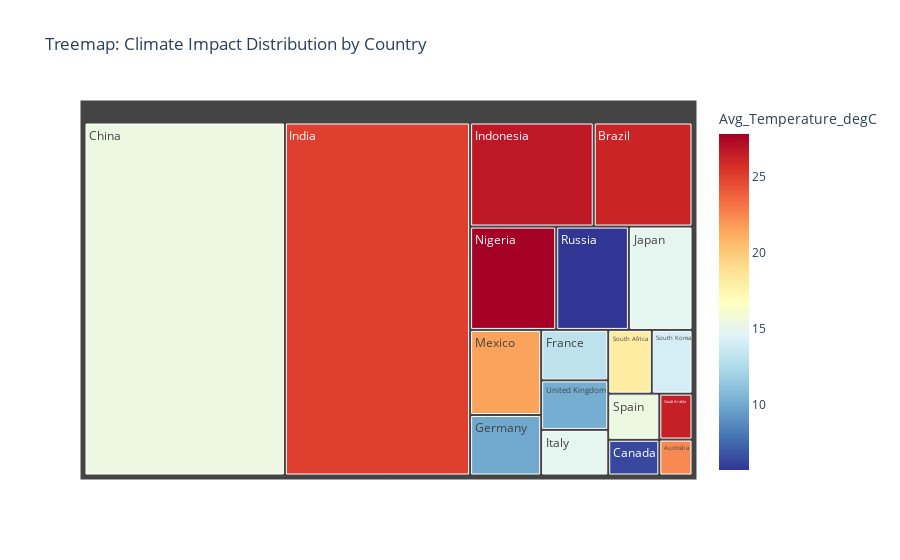
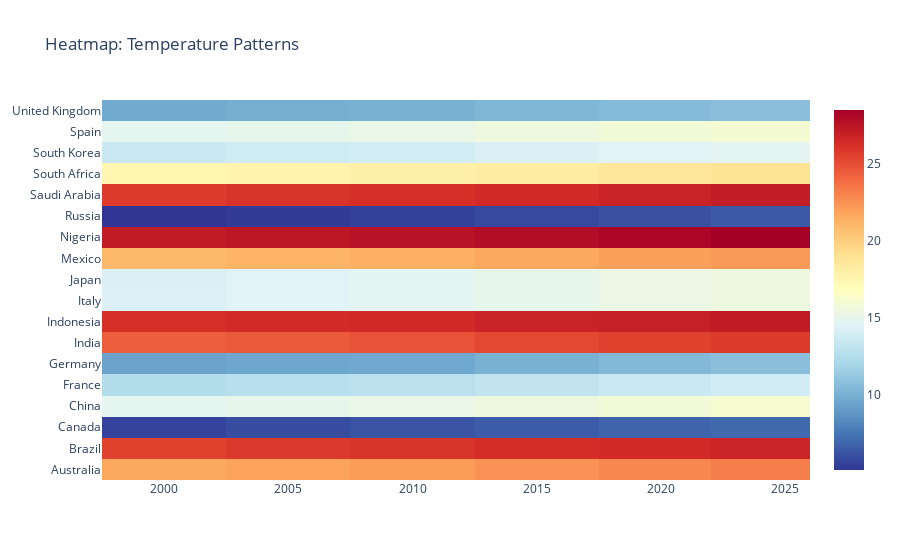
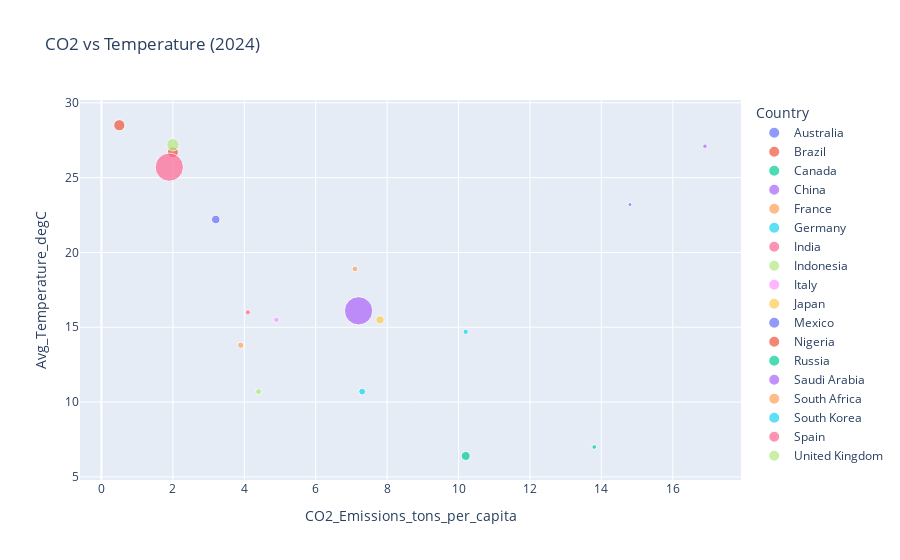
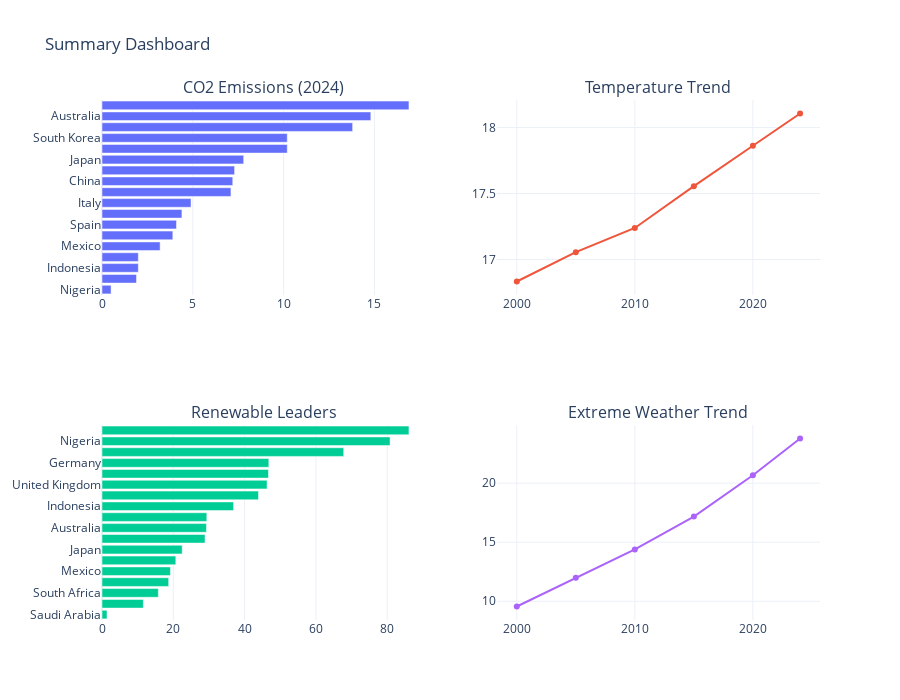

Notebook source saved alongside these figures, in order:
### Code cell
"""
CLIMATE CHANGE VISUALIZATION DASHBOARD  
Auto-export version for GitHub visibility
"""

import pandas as pd
import numpy as np
import plotly.graph_objects as go
import plotly.express as px
from plotly.subplots import make_subplots
from IPython.display import Image, display
import os, subprocess, sys, pkgutil

# --------------------------------------------------------------------
# Auto folder creation for PNG/HTML exports
# --------------------------------------------------------------------
os.makedirs("exports", exist_ok=True)


# --------------------------------------------------------------------
# AUTO PNG EXPORT ENGINE
# --------------------------------------------------------------------
def ensure_kaleido_installed():
    """Auto-installs Kaleido if missing."""
    if pkgutil.find_loader("kaleido") is None:
        print("[INFO] Kaleido missing — installing...")
        try:
            subprocess.check_call([sys.executable, "-m", "pip", "install", "kaleido"])
            print("[INFO] Kaleido installed successfully.")
            return True
        except Exception:
            print("[ERROR] Kaleido installation failed.")
            return False
    return True


def show_and_save(fig, name):
    """
    Saves visualization as PNG + HTML for GitHub visibility.
    Auto-installs Kaleido if missing and retries PNG export.
    """
    safe_name = name.replace(".", "").replace(" ", "_")
    png_path = f"exports/{safe_name}.png"
    html_path = f"exports/{safe_name}.html"

    # Try PNG export
    try:
        fig.write_image(png_path)
        print(f"[INFO] PNG saved: {png_path}")
    except Exception:
        print(f"[WARN] PNG export failed — attempting Kaleido auto-install...")
        if ensure_kaleido_installed():
            try:
                fig.write_image(png_path)
                print("[INFO] PNG successfully created on retry ✔")
            except Exception:
                print("[WARN] PNG skipped — export still failed")

    # Always export interactive HTML
    try:
        fig.write_html(html_path)
        print(f"[INFO] HTML saved: {html_path}")
    except Exception as e:
        print(f"[ERROR] Failed to save HTML: {e}")

    # Show interactive version
    fig.show()

    # Display static fallback PNG
    if os.path.exists(png_path):
        display(Image(png_path))
    else:
        print("[NOTE] PNG unavailable — GitHub cannot embed this chart.")


# --------------------------------------------------------------------
# LOAD DATA
# --------------------------------------------------------------------
df = pd.read_csv("update_temperature.csv")


# --------------------------------------------------------------------
# DASHBOARD CLASS
# --------------------------------------------------------------------
class ClimateDashboard:

    def __init__(self, dataset):
        self.data = dataset
        self.setup_design()

    def setup_design(self):
        """Configure colors used in all visuals"""
        self.color_palette = {
            'temperature': '#E74C3C',
            'co2': '#2C3E50',
            'sea_level': '#3498DB',
            'extreme_events': '#F39C12',
            'renewable': '#27AE60',
            'forest': '#228B22'
        }

    # ----------------------------------------------------------------
    # VISUALIZATION FUNCTIONS
    # ----------------------------------------------------------------

    def create_treemap_distribution(self):
        treemap_data = self.data.groupby(['Country']).agg({
            'Population': 'mean',
            'Avg_Temperature_degC': 'mean',
            'CO2_Emissions_tons_per_capita': 'mean',
            'Extreme_Weather_Events': 'mean',
            'Renewable_Energy_pct': 'mean',
            'Forest_Area_pct': 'mean'
        }).reset_index()

        fig = px.treemap(
            treemap_data,
            path=['Country'],
            values='Population',
            color='Avg_Temperature_degC',
            color_continuous_scale='RdYlBu_r',
            title=' Treemap: Climate Impact Distribution by Country'
        )
        fig.update_layout(template="plotly_white")
        return fig


    def create_temperature_heatmap(self):
        heatmap_data = self.data.groupby(['Country', 'Year']).agg({
            'Avg_Temperature_degC': 'mean'
        }).reset_index()

        temp_matrix = heatmap_data.pivot(index="Country", columns="Year",
                                         values="Avg_Temperature_degC").fillna(0)

        fig = go.Figure(go.Heatmap(
            z=temp_matrix.values,
            x=temp_matrix.columns,
            y=temp_matrix.index,
            colorscale="RdYlBu_r",
            text=temp_matrix.values,
            hoverinfo="x+y+z"
        ))
        fig.update_layout(title=" Heatmap: Temperature Patterns", template="plotly_white")
        return fig


    def create_correlation_scatter(self):
        latest = self.data[self.data['Year'] == 2024] \
            .groupby("Country").first().reset_index()

        fig = px.scatter(
            latest,
            x="CO2_Emissions_tons_per_capita",
            y="Avg_Temperature_degC",
            size="Population",
            color="Country",
            title=" CO2 vs Temperature (2024)"
        )
        return fig


    def create_summary_dashboard(self):
        latest = self.data[self.data['Year'] == 2024] \
            .groupby("Country").first().reset_index()

        fig = make_subplots(
            rows=2, cols=2,
            subplot_titles=(
                "CO2 Emissions (2024)",
                "Temperature Trend",
                "Renewable Leaders",
                "Extreme Weather Trend"
            ),
            specs=[[{"type": "bar"}, {"type": "xy"}],
                   [{"type": "bar"}, {"type": "xy"}]]
        )

        # Panel 1
        co2_sorted = latest.sort_values("CO2_Emissions_tons_per_capita", ascending=True)
        fig.add_trace(go.Bar(
            x=co2_sorted["CO2_Emissions_tons_per_capita"],
            y=co2_sorted["Country"],
            orientation="h",
        ), row=1, col=1)

        # Panel 2
        temp_trend = self.data.groupby("Year")["Avg_Temperature_degC"].mean()
        fig.add_trace(go.Scatter(
            x=temp_trend.index, y=temp_trend.values, mode="lines+markers"),
            row=1, col=2
        )

        # Panel 3
        renewable_sorted = latest.sort_values("Renewable_Energy_pct", ascending=True)
        fig.add_trace(go.Bar(
            x=renewable_sorted["Renewable_Energy_pct"],
            y=renewable_sorted["Country"],
            orientation="h",
        ), row=2, col=1)

        # Panel 4
        events = self.data.groupby("Year")["Extreme_Weather_Events"].mean()
        fig.add_trace(go.Scatter(
            x=events.index, y=events.values, mode="lines+markers"),
            row=2, col=2
        )

        fig.update_layout(
            height=700,
            title=" Summary Dashboard",
            showlegend=False,
            template="plotly_white"
        )
        return fig


    def create_comparative_analysis(self):
        latest = self.data[self.data['Year'] == 2024] \
            .groupby("Country").first().reset_index()

        fig = make_subplots(
            rows=2, cols=2,
            subplot_titles=(
                "Population Treemap",
                "CO₂ vs Temperature",
                "Top Renewable Leaders",
                "Sea Level Trend"
            ),
            specs=[
                [{"type": "domain"}, {"type": "xy"}],
                [{"type": "xy"}, {"type": "xy"}]
            ],
            vertical_spacing=0.15
        )

        # Panel 1: Treemap
        fig.add_trace(go.Treemap(
            labels=latest["Country"],
            parents=[""] * len(latest),
            values=latest["Population"]
        ), row=1, col=1)

        # Panel 2: Scatter
        fig.add_trace(go.Scatter(
            x=latest["CO2_Emissions_tons_per_capita"],
            y=latest["Avg_Temperature_degC"],
            mode="markers"
        ), row=1, col=2)

        # Panel 3: Renewable bar
        top = latest.nlargest(10, "Renewable_Energy_pct")
        fig.add_trace(go.Bar(
            x=top["Renewable_Energy_pct"],
            y=top["Country"],
            orientation="h"
        ), row=2, col=1)

        # Panel 4: Sea level trend
        sea = self.data.groupby("Year")["Sea_Level_Rise_mm"].mean()
        fig.add_trace(go.Scatter(
            x=sea.index, y=sea.values, mode="lines+markers"
        ), row=2, col=2)

        fig.update_layout(
            height=750,
            title=" Comparative Dashboard",
            template="plotly_white",
            showlegend=False
        )
        return fig


    def create_risk_assessment_matrix(self):
        latest = self.data[self.data['Year'] == 2024] \
            .groupby("Country").first().reset_index()

        latest["Temp_Risk"] = pd.cut(
            latest["Avg_Temperature_degC"],
            bins=[0, 15, 25, 35],
            labels=["Low", "Medium", "High"]
        )

        latest["CO2_Risk"] = pd.cut(
            latest["CO2_Emissions_tons_per_capita"],
            bins=[0, 5, 10, 30],
            labels=["Low", "Medium", "High"]
        )

        risk_matrix = latest.pivot_table(
            index="Temp_Risk",
            columns="CO2_Risk",
            values="Country",
            aggfunc="count",
            fill_value=0
        )

        fig = go.Figure(go.Heatmap(
            z=risk_matrix.values,
            x=risk_matrix.columns,
            y=risk_matrix.index,
            colorscale="RdYlBu_r"
        ))
        fig.update_layout(title=" Risk Assessment Matrix", template="plotly_white")
        return fig


    def create_renewable_energy_trends(self):
        renewable = self.data.groupby("Year")["Renewable_Energy_pct"].mean()

        fig = go.Figure(go.Scatter(
            x=renewable.index,
            y=renewable.values,
            mode="lines+markers"
        ))
        fig.update_layout(title=" Global Renewable Energy Trends", template="plotly_white")
        return fig


    # ----------------------------------------------------------------
    # DISPLAY + EXPORT MASTER FUNCTION
    # ----------------------------------------------------------------

    def display_all_analysis(self):
        print("=" * 90)
        print(" CLIMATE CHANGE VISUALIZATION DASHBOARD - AUTO EXPORT VERSION")
        print("=" * 90)

        visualizations = [
            ("Treemap Distribution", self.create_treemap_distribution),
            ("Temperature Heatmap", self.create_temperature_heatmap),
            ("CO2 vs Temperature Scatter", self.create_correlation_scatter),
            ("Summary Dashboard", self.create_summary_dashboard),
            ("Comparative Dashboard", self.create_comparative_analysis),
            ("Risk Assessment Matrix", self.create_risk_assessment_matrix),
            ("Renewable Energy Trend", self.create_renewable_energy_trends)
        ]

        for title, func in visualizations:
            print(f"\n Generating: {title} ...")
            try:
                fig = func()
                show_and_save(fig, title)
            except Exception as e:
                print(f"[ERROR] Failed: {title} — {str(e)}")

        print("\n✔ All exports saved in /exports folder")
        print("=" * 90)


# --------------------------------------------------------------------
# EXECUTE DASHBOARD
# --------------------------------------------------------------------
if __name__ == "__main__":
    analyzer = ClimateDashboard(df)
    analyzer.display_all_analysis()

### Figure 1 — Plotly figure (JSON) as saved in the notebook; plotly's stock layout.template omitted (floating-point values rounded to 4 significant figures)
{"data": [{"branchvalues": "total", "customdata": [[22.38], [26.13], [6.333], [15.4], [13.07], [9.917], [25.03], [26.68], [14.88], [14.87], [21.58], [27.8], [5.7], [26.38], [18.13], [14.08], [15.38], [10.18]], "domain": {"x": [0, 1], "y": [0, 1]}, "hovertemplate": "labels=%{label}<br>Population=%{value}<br>parent=%{parent}<br>id=%{id}<br>Avg_Temperature_degC=%{color}<extra></extra>", "ids": ["Australia", "Brazil", "Canada", "China", "France", "Germany", "India", "Indonesia", "Italy", "Japan", "Mexico", "Nigeria", "Russia", "Saudi Arabia", "South Africa", "South Korea", "Spain", "United Kingdom"], "labels": ["Australia", "Brazil", "Canada", "China", "France", "Germany", "India", "Indonesia", "Italy", "Japan", "Mexico", "Nigeria", "Russia", "Saudi Arabia", "South Africa", "South Korea", "Spain", "United Kingdom"], "marker": {"coloraxis": "coloraxis", "colors": [22.38, 26.13, 6.333, 15.4, 13.07, 9.917, 25.03, 26.68, 14.88, 14.87, 21.58, 27.8, 5.7, 26.38, 18.13, 14.08, 15.38, 10.18]}, "name": "", "parents": ["", "", "", "", "", "", "", "", "", "", "", "", "", "", "", "", "", ""], "type": "treemap", "values": [22960000.0, 197800000.0, 35100000.0, 1362000000.0, 65150000.0, 82750000.0, 1258000000.0, 247600000.0, 58930000.0, 126500000.0, 116400000.0, 171300000.0, 144600000.0, 29330000.0, 53440000.0, 49920000.0, 45380000.0, 63900000.0]}], "layout": {"coloraxis": {"colorbar": {"title": {"text": "Avg_Temperature_degC"}}, "colorscale": [[0, "rgb(49,54,149)"], [0.1, "rgb(69,117,180)"], [0.2, "rgb(116,173,209)"], [0.3, "rgb(171,217,233)"], [0.4, "rgb(224,243,248)"], [0.5, "rgb(255,255,191)"], [0.6, "rgb(254,224,144)"], [0.7, "rgb(253,174,97)"], [0.8, "rgb(244,109,67)"], [0.9, "rgb(215,48,39)"], [1, "rgb(165,0,38)"]]}, "legend": {"tracegroupgap": 0}, "title": {"text": " Treemap: Climate Impact Distribution by Country"}}}

### Figure 2 — Plotly figure (JSON) as saved in the notebook; plotly's stock layout.template omitted (floating-point values rounded to 4 significant figures)
{"data": [{"colorscale": [[0, "rgb(49,54,149)"], [0.1, "rgb(69,117,180)"], [0.2, "rgb(116,173,209)"], [0.3, "rgb(171,217,233)"], [0.4, "rgb(224,243,248)"], [0.5, "rgb(255,255,191)"], [0.6, "rgb(254,224,144)"], [0.7, "rgb(253,174,97)"], [0.8, "rgb(244,109,67)"], [0.9, "rgb(215,48,39)"], [1, "rgb(165,0,38)"]], "hoverinfo": "x+y+z", "text": [[21.7, 21.9, 22.1, 22.5, 22.9, 23.2], [25.5, 25.8, 26.0, 26.3, 26.5, 26.7], [5.6, 5.9, 6.2, 6.5, 6.8, 7.0], [14.8, 15.0, 15.2, 15.5, 15.8, 16.1], [12.5, 12.7, 12.8, 13.1, 13.5, 13.8], [9.3, 9.5, 9.6, 10.0, 10.4, 10.7], [24.4, 24.6, 24.8, 25.2, 25.5, 25.7], [26.2, 26.4, 26.5, 26.8, 27.0, 27.2], [14.3, 14.5, 14.7, 15.0, 15.3, 15.5], [14.2, 14.5, 14.7, 15.0, 15.3, 15.5], [21.0, 21.2, 21.4, 21.7, 22.0, 22.2], [27.2, 27.4, 27.6, 27.9, 28.2, 28.5], [5.1, 5.3, 5.5, 5.8, 6.1, 6.4], [25.7, 26.0, 26.2, 26.5, 26.8, 27.1], [17.5, 17.7, 17.9, 18.2, 18.6, 18.9], [13.5, 13.7, 13.9, 14.2, 14.5, 14.7], [14.8, 15.0, 15.2, 15.5, 15.8, 16.0], [9.7, 9.9, 10.0, 10.3, 10.5, 10.7]], "type": "heatmap", "x": [2000, 2005, 2010, 2015, 2020, 2024], "y": ["Australia", "Brazil", "Canada", "China", "France", "Germany", "India", "Indonesia", "Italy", "Japan", "Mexico", "Nigeria", "Russia", "Saudi Arabia", "South Africa", "South Korea", "Spain", "United Kingdom"], "z": [[21.7, 21.9, 22.1, 22.5, 22.9, 23.2], [25.5, 25.8, 26.0, 26.3, 26.5, 26.7], [5.6, 5.9, 6.2, 6.5, 6.8, 7.0], [14.8, 15.0, 15.2, 15.5, 15.8, 16.1], [12.5, 12.7, 12.8, 13.1, 13.5, 13.8], [9.3, 9.5, 9.6, 10.0, 10.4, 10.7], [24.4, 24.6, 24.8, 25.2, 25.5, 25.7], [26.2, 26.4, 26.5, 26.8, 27.0, 27.2], [14.3, 14.5, 14.7, 15.0, 15.3, 15.5], [14.2, 14.5, 14.7, 15.0, 15.3, 15.5], [21.0, 21.2, 21.4, 21.7, 22.0, 22.2], [27.2, 27.4, 27.6, 27.9, 28.2, 28.5], [5.1, 5.3, 5.5, 5.8, 6.1, 6.4], [25.7, 26.0, 26.2, 26.5, 26.8, 27.1], [17.5, 17.7, 17.9, 18.2, 18.6, 18.9], [13.5, 13.7, 13.9, 14.2, 14.5, 14.7], [14.8, 15.0, 15.2, 15.5, 15.8, 16.0], [9.7, 9.9, 10.0, 10.3, 10.5, 10.7]]}], "layout": {"title": {"text": " Heatmap: Temperature Patterns"}}}

### Figure 3 — Plotly figure (JSON) as saved in the notebook; plotly's stock layout.template omitted (floating-point values rounded to 4 significant figures)
{"data": [{"hovertemplate": "Country=Australia<br>CO2_Emissions_tons_per_capita=%{x}<br>Avg_Temperature_degC=%{y}<br>Population=%{marker.size}<extra></extra>", "legendgroup": "Australia", "marker": {"color": "#636efa", "size": [26639000], "sizemode": "area", "sizeref": 3564500, "symbol": "circle"}, "mode": "markers", "name": "Australia", "orientation": "v", "showlegend": true, "type": "scatter", "x": [14.8], "xaxis": "x", "y": [23.2], "yaxis": "y"}, {"hovertemplate": "Country=Brazil<br>CO2_Emissions_tons_per_capita=%{x}<br>Avg_Temperature_degC=%{y}<br>Population=%{marker.size}<extra></extra>", "legendgroup": "Brazil", "marker": {"color": "#EF553B", "size": [215400000], "sizemode": "area", "sizeref": 3564500, "symbol": "circle"}, "mode": "markers", "name": "Brazil", "orientation": "v", "showlegend": true, "type": "scatter", "x": [2.0], "xaxis": "x", "y": [26.7], "yaxis": "y"}, {"hovertemplate": "Country=Canada<br>CO2_Emissions_tons_per_capita=%{x}<br>Avg_Temperature_degC=%{y}<br>Population=%{marker.size}<extra></extra>", "legendgroup": "Canada", "marker": {"color": "#00cc96", "size": [39566248], "sizemode": "area", "sizeref": 3564500, "symbol": "circle"}, "mode": "markers", "name": "Canada", "orientation": "v", "showlegend": true, "type": "scatter", "x": [13.8], "xaxis": "x", "y": [7.0], "yaxis": "y"}, {"hovertemplate": "Country=China<br>CO2_Emissions_tons_per_capita=%{x}<br>Avg_Temperature_degC=%{y}<br>Population=%{marker.size}<extra></extra>", "legendgroup": "China", "marker": {"color": "#ab63fa", "size": [1425671352], "sizemode": "area", "sizeref": 3564500, "symbol": "circle"}, "mode": "markers", "name": "China", "orientation": "v", "showlegend": true, "type": "scatter", "x": [7.2], "xaxis": "x", "y": [16.1], "yaxis": "y"}, {"hovertemplate": "Country=France<br>CO2_Emissions_tons_per_capita=%{x}<br>Avg_Temperature_degC=%{y}<br>Population=%{marker.size}<extra></extra>", "legendgroup": "France", "marker": {"color": "#FFA15A", "size": [68381334], "sizemode": "area", "sizeref": 3564500, "symbol": "circle"}, "mode": "markers", "name": "France", "orientation": "v", "showlegend": true, "type": "scatter", "x": [3.9], "xaxis": "x", "y": [13.8], "yaxis": "y"}, {"hovertemplate": "Country=Germany<br>CO2_Emissions_tons_per_capita=%{x}<br>Avg_Temperature_degC=%{y}<br>Population=%{marker.size}<extra></extra>", "legendgroup": "Germany", "marker": {"color": "#19d3f3", "size": [84079811], "sizemode": "area", "sizeref": 3564500, "symbol": "circle"}, "mode": "markers", "name": "Germany", "orientation": "v", "showlegend": true, "type": "scatter", "x": [7.3], "xaxis": "x", "y": [10.7], "yaxis": "y"}, {"hovertemplate": "Country=India<br>CO2_Emissions_tons_per_capita=%{x}<br>Avg_Temperature_degC=%{y}<br>Population=%{marker.size}<extra></extra>", "legendgroup": "India", "marker": {"color": "#FF6692", "size": [1425800000], "sizemode": "area", "sizeref": 3564500, "symbol": "circle"}, "mode": "markers", "name": "India", "orientation": "v", "showlegend": true, "type": "scatter", "x": [1.9], "xaxis": "x", "y": [25.7], "yaxis": "y"}, {"hovertemplate": "Country=Indonesia<br>CO2_Emissions_tons_per_capita=%{x}<br>Avg_Temperature_degC=%{y}<br>Population=%{marker.size}<extra></extra>", "legendgroup": "Indonesia", "marker": {"color": "#B6E880", "size": [277534110], "sizemode": "area", "sizeref": 3564500, "symbol": "circle"}, "mode": "markers", "name": "Indonesia", "orientation": "v", "showlegend": true, "type": "scatter", "x": [2.0], "xaxis": "x", "y": [27.2], "yaxis": "y"}, {"hovertemplate": "Country=Italy<br>CO2_Emissions_tons_per_capita=%{x}<br>Avg_Temperature_degC=%{y}<br>Population=%{marker.size}<extra></extra>", "legendgroup": "Italy", "marker": {"color": "#FF97FF", "size": [58851000], "sizemode": "area", "sizeref": 3564500, "symbol": "circle"}, "mode": "markers", "name": "Italy", "orientation": "v", "showlegend": true, "type": "scatter", "x": [4.9], "xaxis": "x", "y": [15.5], "yaxis": "y"}, {"hovertemplate": "Country=Japan<br>CO2_Emissions_tons_per_capita=%{x}<br>Avg_Temperature_degC=%{y}<br>Population=%{marker.size}<extra></extra>", "legendgroup": "Japan", "marker": {"color": "#FECB52", "size": [123294513], "sizemode": "area", "sizeref": 3564500, "symbol": "circle"}, "mode": "markers", "name": "Japan", "orientation": "v", "showlegend": true, "type": "scatter", "x": [7.8], "xaxis": "x", "y": [15.5], "yaxis": "y"}, {"hovertemplate": "Country=Mexico<br>CO2_Emissions_tons_per_capita=%{x}<br>Avg_Temperature_degC=%{y}<br>Population=%{marker.size}<extra></extra>", "legendgroup": "Mexico", "marker": {"color": "#636efa", "size": [129775306], "sizemode": "area", "sizeref": 3564500, "symbol": "circle"}, "mode": "markers", "name": "Mexico", "orientation": "v", "showlegend": true, "type": "scatter", "x": [3.2], "xaxis": "x", "y": [22.2], "yaxis": "y"}, {"hovertemplate": "Country=Nigeria<br>CO2_Emissions_tons_per_capita=%{x}<br>Avg_Temperature_degC=%{y}<br>Population=%{marker.size}<extra></extra>", "legendgroup": "Nigeria", "marker": {"color": "#EF553B", "size": [223804632], "sizemode": "area", "sizeref": 3564500, "symbol": "circle"}, "mode": "markers", "name": "Nigeria", "orientation": "v", "showlegend": true, "type": "scatter", "x": [0.5], "xaxis": "x", "y": [28.5], "yaxis": "y"}, {"hovertemplate": "Country=Russia<br>CO2_Emissions_tons_per_capita=%{x}<br>Avg_Temperature_degC=%{y}<br>Population=%{marker.size}<extra></extra>", "legendgroup": "Russia", "marker": {"color": "#00cc96", "size": [144444359], "sizemode": "area", "sizeref": 3564500, "symbol": "circle"}, "mode": "markers", "name": "Russia", "orientation": "v", "showlegend": true, "type": "scatter", "x": [10.2], "xaxis": "x", "y": [6.4], "yaxis": "y"}, {"hovertemplate": "Country=Saudi Arabia<br>CO2_Emissions_tons_per_capita=%{x}<br>Avg_Temperature_degC=%{y}<br>Population=%{marker.size}<extra></extra>", "legendgroup": "Saudi Arabia", "marker": {"color": "#ab63fa", "size": [36408820], "sizemode": "area", "sizeref": 3564500, "symbol": "circle"}, "mode": "markers", "name": "Saudi Arabia", "orientation": "v", "showlegend": true, "type": "scatter", "x": [16.9], "xaxis": "x", "y": [27.1], "yaxis": "y"}, {"hovertemplate": "Country=South Africa<br>CO2_Emissions_tons_per_capita=%{x}<br>Avg_Temperature_degC=%{y}<br>Population=%{marker.size}<extra></extra>", "legendgroup": "South Africa", "marker": {"color": "#FFA15A", "size": [61956000], "sizemode": "area", "sizeref": 3564500, "symbol": "circle"}, "mode": "markers", "name": "South Africa", "orientation": "v", "showlegend": true, "type": "scatter", "x": [7.1], "xaxis": "x", "y": [18.9], "yaxis": "y"}, {"hovertemplate": "Country=South Korea<br>CO2_Emissions_tons_per_capita=%{x}<br>Avg_Temperature_degC=%{y}<br>Population=%{marker.size}<extra></extra>", "legendgroup": "South Korea", "marker": {"color": "#19d3f3", "size": [51628117], "sizemode": "area", "sizeref": 3564500, "symbol": "circle"}, "mode": "markers", "name": "South Korea", "orientation": "v", "showlegend": true, "type": "scatter", "x": [10.2], "xaxis": "x", "y": [14.7], "yaxis": "y"}, {"hovertemplate": "Country=Spain<br>CO2_Emissions_tons_per_capita=%{x}<br>Avg_Temperature_degC=%{y}<br>Population=%{marker.size}<extra></extra>", "legendgroup": "Spain", "marker": {"color": "#FF6692", "size": [47958727], "sizemode": "area", "sizeref": 3564500, "symbol": "circle"}, "mode": "markers", "name": "Spain", "orientation": "v", "showlegend": true, "type": "scatter", "x": [4.1], "xaxis": "x", "y": [16.0], "yaxis": "y"}, {"hovertemplate": "Country=United Kingdom<br>CO2_Emissions_tons_per_capita=%{x}<br>Avg_Temperature_degC=%{y}<br>Population=%{marker.size}<extra></extra>", "legendgroup": "United Kingdom", "marker": {"color": "#B6E880", "size": [67736802], "sizemode": "area", "sizeref": 3564500, "symbol": "circle"}, "mode": "markers", "name": "United Kingdom", "orientation": "v", "showlegend": true, "type": "scatter", "x": [4.4], "xaxis": "x", "y": [10.7], "yaxis": "y"}], "layout": {"legend": {"itemsizing": "constant", "title": {"text": "Country"}, "tracegroupgap": 0}, "title": {"text": " CO2 vs Temperature (2024)"}, "xaxis": {"anchor": "y", "domain": [0, 1], "title": {"text": "CO2_Emissions_tons_per_capita"}}, "yaxis": {"anchor": "x", "domain": [0, 1], "title": {"text": "Avg_Temperature_degC"}}}}

### Figure 4 — Plotly figure (JSON) as saved in the notebook; plotly's stock layout.template omitted (floating-point values rounded to 4 significant figures)
{"data": [{"orientation": "h", "type": "bar", "x": [0.5, 1.9, 2.0, 2.0, 3.2, 3.9, 4.1, 4.4, 4.9, 7.1, 7.2, 7.3, 7.8, 10.2, 10.2, 13.8, 14.8, 16.9], "xaxis": "x", "y": ["Nigeria", "India", "Indonesia", "Brazil", "Mexico", "France", "Spain", "United Kingdom", "Italy", "South Africa", "China", "Germany", "Japan", "Russia", "South Korea", "Canada", "Australia", "Saudi Arabia"], "yaxis": "y"}, {"mode": "lines+markers", "type": "scatter", "x": [2000, 2005, 2010, 2015, 2020, 2024], "xaxis": "x2", "y": [16.83, 17.06, 17.24, 17.56, 17.86, 18.11], "yaxis": "y2"}, {"orientation": "h", "type": "bar", "x": [1.4, 11.6, 15.8, 18.7, 19.2, 20.7, 22.5, 28.9, 29.3, 29.4, 36.9, 43.9, 46.3, 46.7, 46.8, 67.8, 80.8, 86.1], "xaxis": "x3", "y": ["Saudi Arabia", "South Korea", "South Africa", "Russia", "Mexico", "France", "Japan", "India", "Australia", "China", "Indonesia", "Italy", "United Kingdom", "Spain", "Germany", "Canada", "Nigeria", "Brazil"], "yaxis": "y3"}, {"mode": "lines+markers", "type": "scatter", "x": [2000, 2005, 2010, 2015, 2020, 2024], "xaxis": "x4", "y": [9.556, 12.0, 14.39, 17.17, 20.67, 23.78], "yaxis": "y4"}], "layout": {"annotations": [{"font": {"size": 16}, "showarrow": false, "text": "CO2 Emissions (2024)", "x": 0.225, "xanchor": "center", "xref": "paper", "y": 1, "yanchor": "bottom", "yref": "paper"}, {"font": {"size": 16}, "showarrow": false, "text": "Temperature Trend", "x": 0.775, "xanchor": "center", "xref": "paper", "y": 1, "yanchor": "bottom", "yref": "paper"}, {"font": {"size": 16}, "showarrow": false, "text": "Renewable Leaders", "x": 0.225, "xanchor": "center", "xref": "paper", "y": 0.375, "yanchor": "bottom", "yref": "paper"}, {"font": {"size": 16}, "showarrow": false, "text": "Extreme Weather Trend", "x": 0.775, "xanchor": "center", "xref": "paper", "y": 0.375, "yanchor": "bottom", "yref": "paper"}], "height": 700, "showlegend": false, "title": {"text": " Summary Dashboard"}, "xaxis": {"anchor": "y", "domain": [0, 0.45]}, "xaxis2": {"anchor": "y2", "domain": [0.55, 1]}, "xaxis3": {"anchor": "y3", "domain": [0, 0.45]}, "xaxis4": {"anchor": "y4", "domain": [0.55, 1]}, "yaxis": {"anchor": "x", "domain": [0.625, 1]}, "yaxis2": {"anchor": "x2", "domain": [0.625, 1]}, "yaxis3": {"anchor": "x3", "domain": [0, 0.375]}, "yaxis4": {"anchor": "x4", "domain": [0, 0.375]}}}
